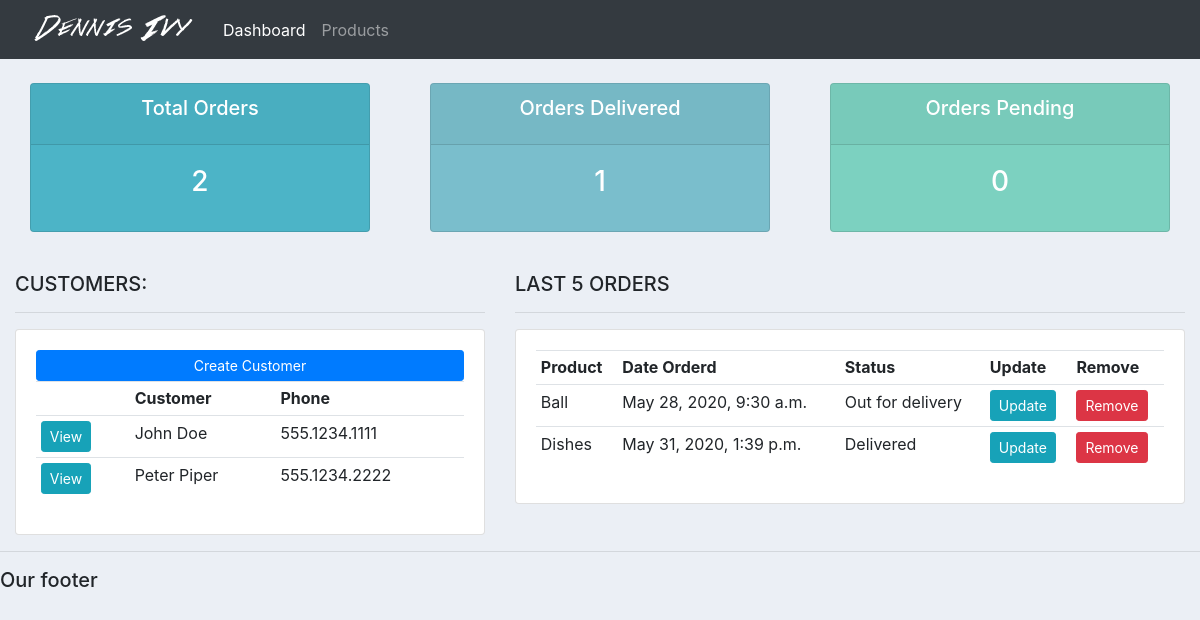
The app's page /, older data.
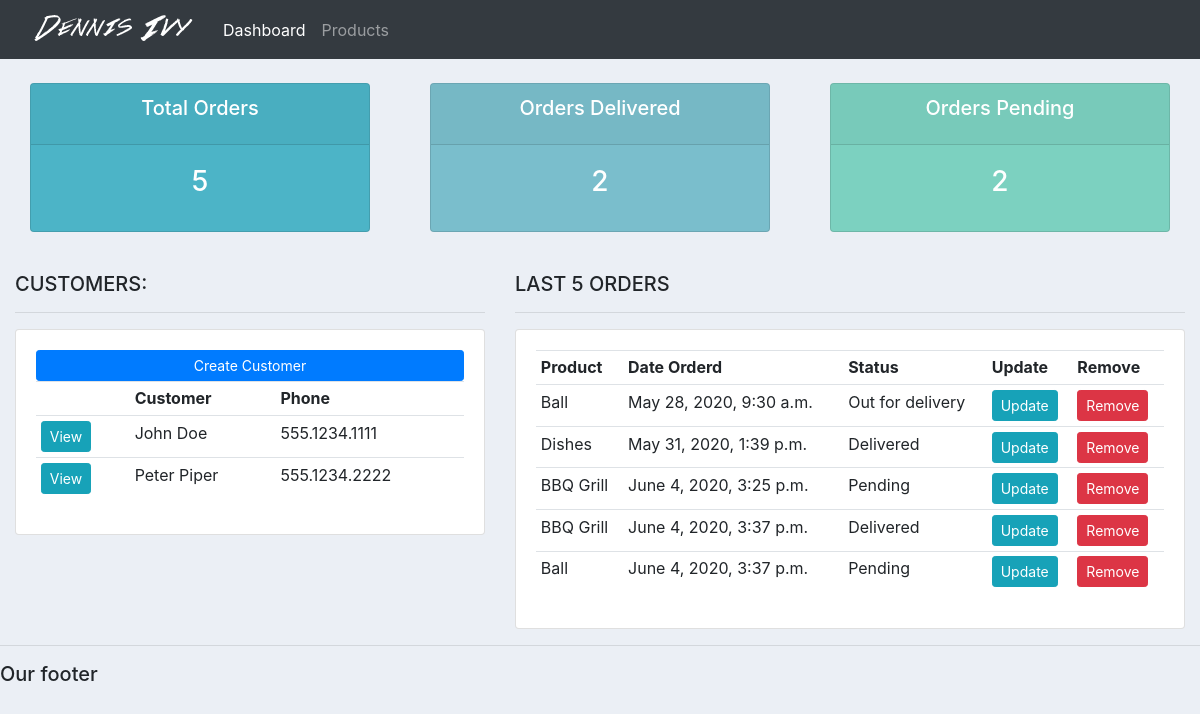
The same page, newer data.
### accounts/models.py (models this page shows, shortened)
class Customer(models.Model):
    name = models.CharField(max_length=200, null=True)
    phone = models.CharField(max_length=200, null=True)
    email = models.CharField(max_length=200, null=True)
    date_created = models.DateTimeField(auto_now_add=True, null=True)

class Order(models.Model):
    STATUS = (
        ('Pending', 'Pending'),
        ('Out for delivery', 'Out for delivery'),
        ('Delivered', 'Delivered'),
    )
    customer = models.ForeignKey(Customer, null=True, on_delete=models.SET_NULL)
    product = models.ForeignKey(Product, null=True, on_delete=models.SET_NULL)
    date_created = models.DateTimeField(auto_now_add=True, null=True)
    status = models.CharField(max_length=200, null=True, choices=STATUS)
    note = models.CharField(max_length=200, null=True)

class Product(models.Model):
    CATEGORY = (
        ('Indoor', 'Indoor'),
        ('Out Door', 'Out Door'),
    )
    name = models.CharField(max_length=200, null=True)
    price = models.FloatField()
    category = models.CharField(max_length=200, null=True, choices=CATEGORY)
    description = models.CharField(max_length=200, null=True, blank=True)
    date_created = models.DateTimeField(auto_now_add=True, null=True)
    tags = models.ManyToManyField(Tag)
    def __str__(self):
        return self.name

### accounts/views.py (the view)
# urls.py: path('', views.home, name="home"),
def home(request):
    customers = Customer.objects.all()
    orders = Order.objects.all()
    total_orders = orders.count()
    delivered = orders.filter(status='Delivered').count()
    pending = orders.filter(status='Pending').count()
    context = {'customers': customers, 'orders': orders,
               'total_orders': total_orders, 'delivered': delivered,
               'pending': pending}
    return render(request, 'accounts/dashboard.html', context)

### accounts/templates/accounts/dashboard.html
{% extends 'accounts/main.html' %}
{% block content %}
    {% include 'accounts/status.html' %}
    <br>
    <div class="row">
        <div class="col-md-5">
            <h5>CUSTOMERS:</h5>
            <hr>
            <div class="card card-body">
                <a class="btn btn-primary  btn-sm btn-block" href="">Create Customer</a>
                <table class="table table-sm">
                    <tr>
                        <th></th>
                        <th>Customer</th>
                        <th>Phone</th>
                    </tr>
                    {% for customer in customers %}
                        <tr>
                            <td><a class="btn btn-sm btn-info" href="{% url 'customer' customer.id %}">View</a></td>
                            <td>{{ customer.name }}</td>
                            <td>{{ customer.phone }}</td>
                        </tr>
                    {% endfor %}
                </table>
            </div>
        </div>
        <div class="col-md-7">
            <h5>LAST 5 ORDERS</h5>
            <hr>
            <div class="card card-body">
                <table class="table table-sm">
                    <tr>
                        <th>Product</th>
                        <th>Date Orderd</th>
                        <th>Status</th>
                        <th>Update</th>
                        <th>Remove</th>
                    </tr>
                    {% for order in orders %}
                        <tr>
                            <td>{{ order.product }}</td>
                            <td>{{ order.date_created }}</td>
                            <td>{{ order.status }}</td>
                            <td><a class="btn btn-sm btn-info" href="{% url 'update_order' order.id %}">Update</a></td>
                            <td><a class="btn btn-sm btn-danger" href="{% url 'delete_order' order.id %}">Remove</a>
                            </td>
                        </tr>
                    {% endfor %}
                </table>
            </div>
        </div>
    </div>
{% endblock %}

Row changes from the older to the newer data that the page shows:
added Order: product "BBQ Grill", date_created "June 4, 2020, 3:25 p.m.", status "Pending"
added Order: product "BBQ Grill", date_created "June 4, 2020, 3:37 p.m.", status "Delivered"
added Order: product "Ball", date_created "June 4, 2020, 3:37 p.m.", status "Pending"
Text that changed along with them:
{{ total_orders }}: "2" → "5"
{{ delivered }}: "1" → "2"
{{ pending }}: "0" → "2"
